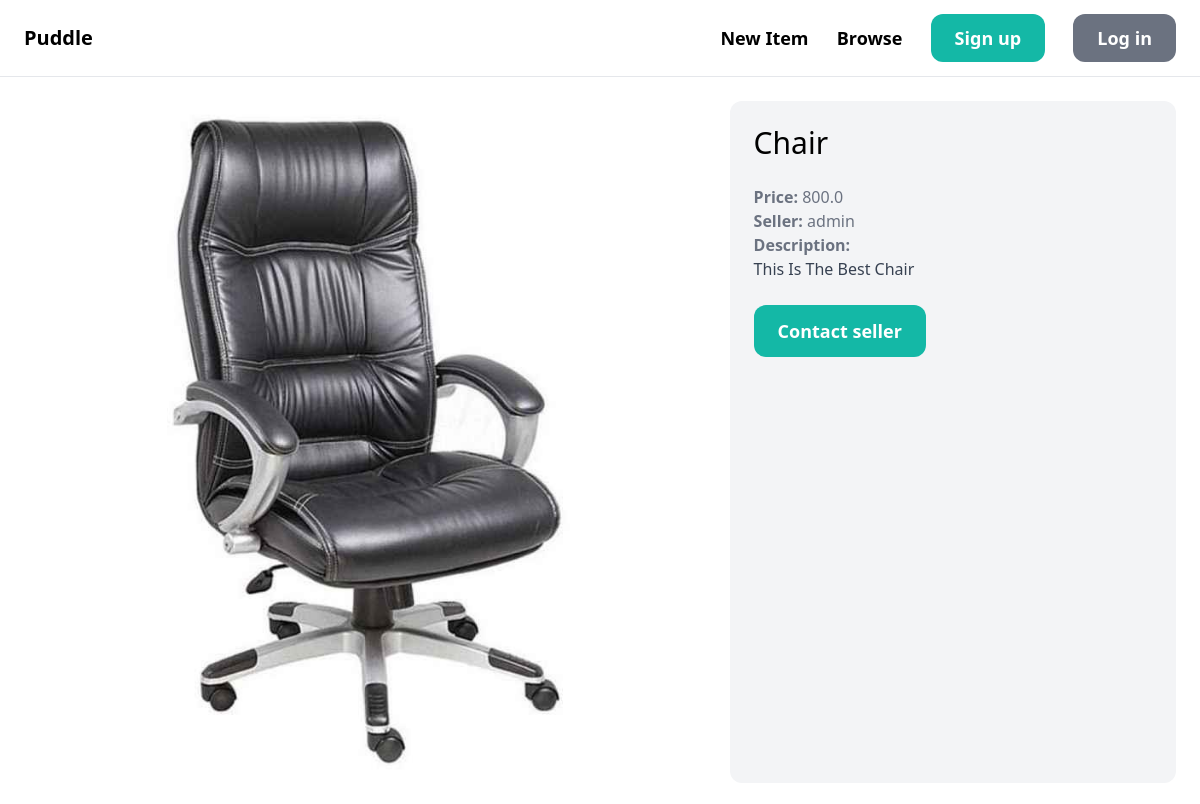
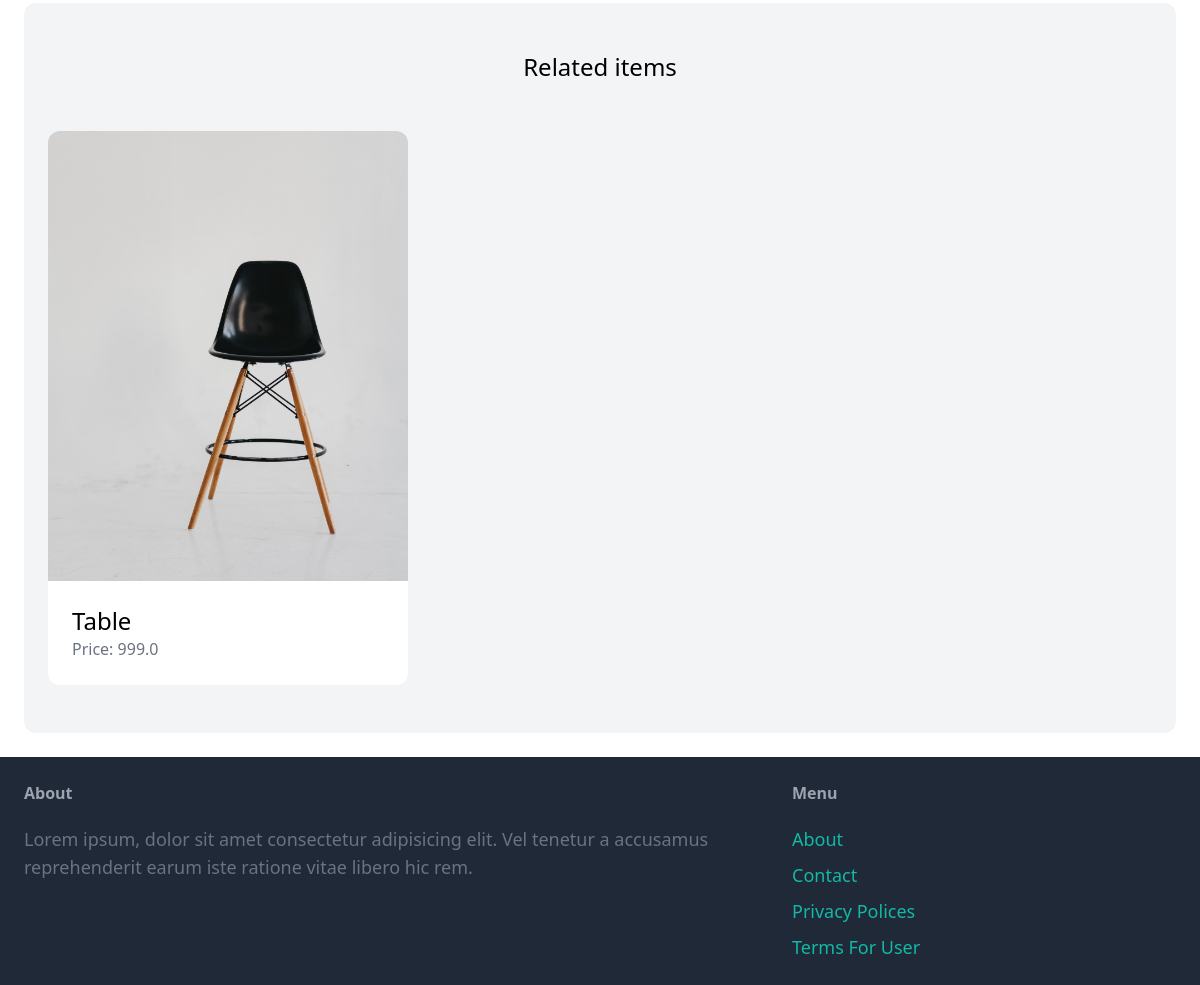
Screenshot of /items/3/ with the database file from the repository (2 pictures, top to bottom).
### items/models.py (models this page shows, shortened)
class Item(models.Model):
    name = models.CharField(max_length=225)
    category = models.ForeignKey(Category, related_name='items', on_delete=models.CASCADE, null=True, blank=True)
    description = models.TextField(null=True, blank=True)
    price = models.FloatField()
    image = models.FileField(upload_to='item-images', null=True, blank=True)
    is_sold = models.BooleanField(default=False)
    created_at = models.DateTimeField(auto_now_add=True)
    created_by = models.ForeignKey(User, related_name='items', on_delete=models.CASCADE, null=True, blank=True)

### items/views.py (the view)
# urls.py: path('<int:pk>/', views.detail, name='detail'),
def detail(request, pk):
    item = get_object_or_404(Item, pk=pk)
    related_items = Item.objects.filter(category=item.category, is_sold=False).exclude(pk=pk)[0:3]
    return render(request, 'item/detail.html', {
        'item': item,
        'related_items': related_items
    })

### items/templates/item/detail.html (shortened to what this page needs)
{% extends 'core/base.html' %}
{% block content %}
<div class="grid grid-cols-5 gap-6">
    <div class="col-span-3">
        <img src="{{ item.image.url }}" class="rounded-xl">
    </div>
    <div class="col-span-2 p-6 bg-gray-100 rounded-xl">
        <h1 class="mb-6 text-3xl">{{ item.name }}</h1>
        <p class="text-gray-500"><strong>Price: </strong>{{ item.price }}</p>
        <p class="text-gray-500"><strong>Seller: </strong>{{ item.created_by.username }}</p>
        {% if item.description %}
            <p class="text-gray-700">
                <strong class="text-gray-500">Description:</strong><br>
                {{ item.description }}
            </p>
        {% endif %}
        {% if request.user == item.created_by %}
            <div class="mt-6 p-6 bg-white rounded-xl">
                <p>This is your item!</p>
                <a href="{% url 'items:edit' item.id %}" class="inline-block mt-6 px-6 py-3 text-lg font-semibold bg-teal-500 text-white rounded-xl">Edit</a>
                <a href="{% url 'item:delete' item.id %}" class="inline-block mt-6 px-6 py-3 text-lg font-semibold bg-red-500 text-white rounded-xl">Delete</a>
            </div>
        {% else %}
            <a href="{% url 'conversation:new' item.id %}" class="inline-block mt-6 px-6 py-3 text-lg font-semibold bg-teal-500 text-white rounded-xl hover:bg-teal-700">Contact seller</a>
        {% endif %}
    </div>
</div>
<div class="mt-6 px-6 py-12 bg-gray-100 rounded-xl">
    <h2 class="mb-12 text-2xl text-center">Related items</h2>
    <div class="grid grid-cols-3 gap-3">
        {% for item in related_items %}
            <div>
                <a href="{% url 'item:detail' item.id %}">
                    <div>
                        <img src="{{ item.image.url }}" class="rounded-t-xl">
                    </div>
                    <div class="p-6 bg-white rounded-b-xl">
                        <h2 class="text-2xl">{{ item.name }}</h2>
                        <p class="text-gray-500">Price: {{ item.price }}</p>
                    </div>
                </a>
            </div>
        {% endfor %}
    </div>
</div>
{% endblock %}

### rows the page displays
Item: image (picture), name "Chair", price "800.0", created_by.username "admin", description "This Is The Best Chair"
Item: image (picture), name "Table", price "999.0"
